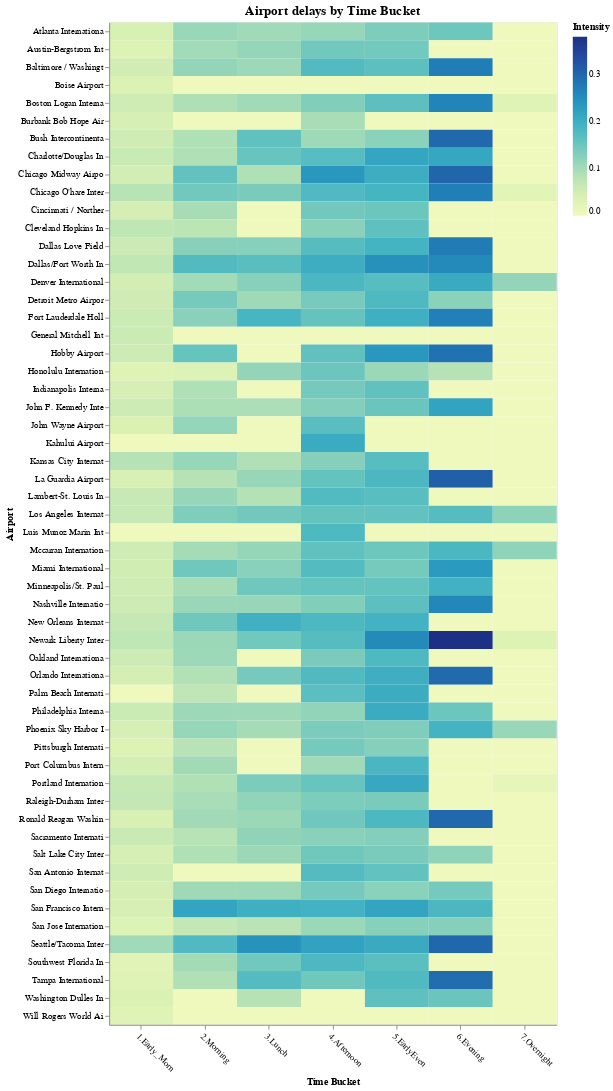

The code cell stored with this chart in its notebook:
### Code cell
import altair as alt
from vega_datasets import data

source = airportdata


chart = alt.Chart(airportdata).mark_rect().encode(
    x=alt.X('variable:N', axis=alt.Axis(title="Time Bucket", labelAngle=45)),
    y=alt.Y('Airport:N', title="Airport"),
    color=alt.Color('value:Q', title="Intensity"),
     tooltip = [alt.Tooltip('value:Q'),
               alt.Tooltip('Airport:N'),
               alt.Tooltip('variable:N')
              ]

).properties(
    width=500,
    title='Airport delays by Time Bucket'
)
chart = chart.configure_title(fontSize=15, offset=5, orient='top', anchor='middle')

chart

### Figure 1 — Vega-Lite specification as saved in the notebook (floating-point values rounded to 4 significant figures; data arrays with more than 128 entries replaced by an {"elided": "..."} marker saying what was removed)
{"config": {"view": {"continuousWidth": 400, "continuousHeight": 300}, "title": {"anchor": "middle", "fontSize": 15, "offset": 5, "orient": "top"}}, "data": {"name": "data-3ec8150ee847f2656bf18112fad52113"}, "mark": "rect", "encoding": {"color": {"type": "quantitative", "field": "value", "title": "Intensity"}, "tooltip": [{"type": "quantitative", "field": "value"}, {"type": "nominal", "field": "Airport"}, {"type": "nominal", "field": "variable"}], "x": {"type": "nominal", "axis": {"labelAngle": 45, "title": "Time Bucket"}, "field": "variable"}, "y": {"type": "nominal", "field": "Airport", "title": "Airport"}}, "title": "Airport delays by Time Bucket", "width": 500, "$schema": "https://vega.github.io/schema/vega-lite/v4.8.1.json", "datasets": {"data-3ec8150ee847f2656bf18112fad52113": {"elided": "392 records"}}}
